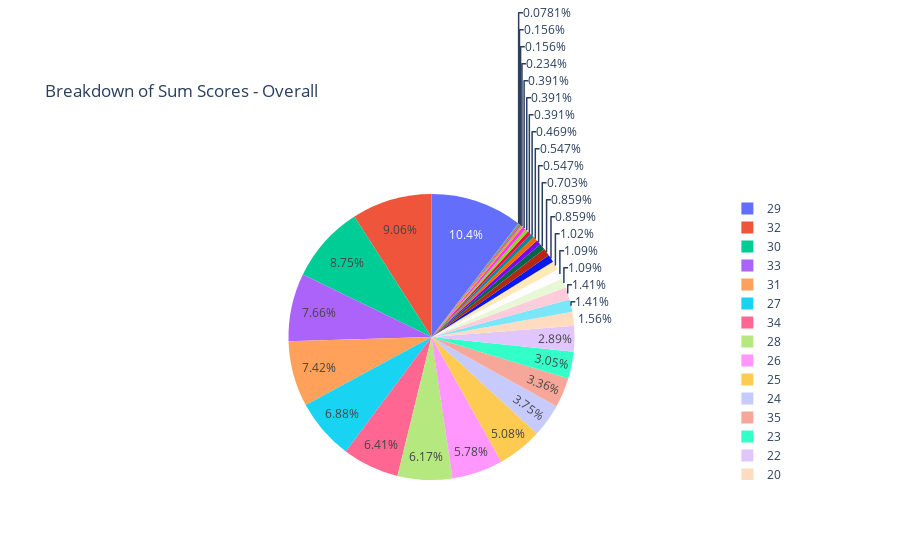

The code cell stored with this chart in its notebook:
### Code cell
#pie chart of sum scores, overall
fig=px.pie(dfsum,values='Total',names='sum_score',title="Breakdown of Sum Scores - Overall")
fig.show()

### Figure 1 — Plotly figure (JSON) as saved in the notebook; plotly's stock layout.template omitted (floating-point values rounded to 4 significant figures)
{"data": [{"domain": {"x": [0, 1], "y": [0, 1]}, "hovertemplate": "sum_score=%{label}<br>Total=%{value}<extra></extra>", "labels": [0, 3, 6, 7, 8, 9, 10, 11, 12, 13, 14, 15, 16, 17, 18, 19, 20, 21, 22, 23, 24, 25, 26, 27, 28, 29, 30, 31, 32, 33, 34, 35, 36], "legendgroup": "", "name": "", "showlegend": true, "type": "pie", "values": [5, 2, 1, 2, 6, 7, 3, 7, 5, 9, 5, 13, 11, 18, 14, 11, 20, 18, 37, 39, 48, 65, 74, 88, 79, 133, 112, 95, 116, 98, 82, 43, 14]}], "layout": {"legend": {"tracegroupgap": 0}, "title": {"text": "Breakdown of Sum Scores - Overall"}}}
